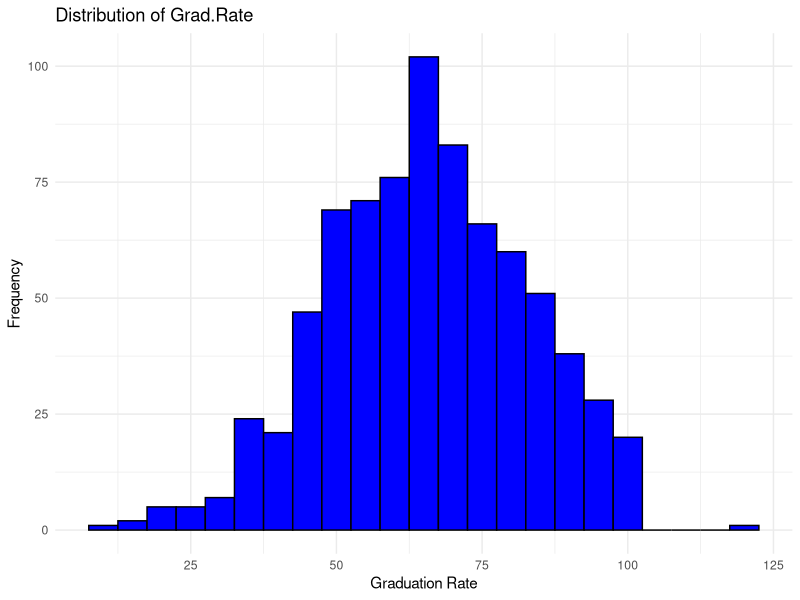
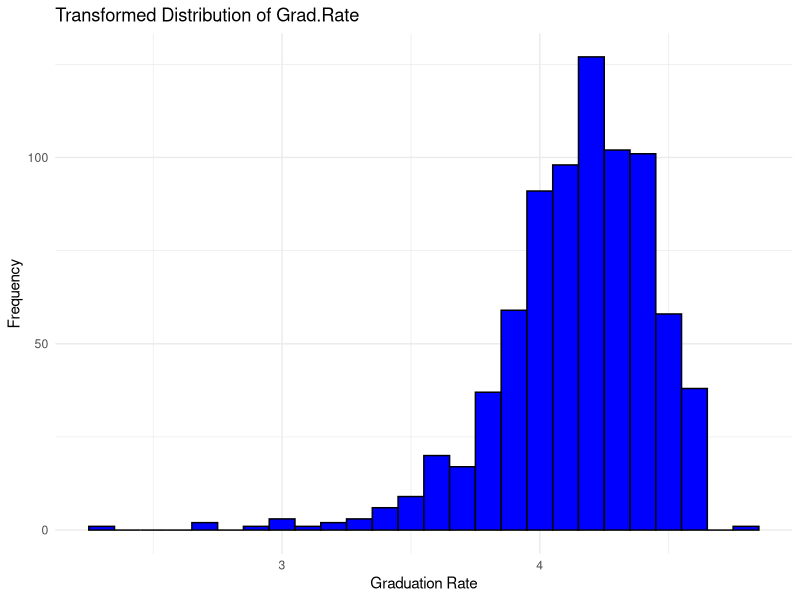
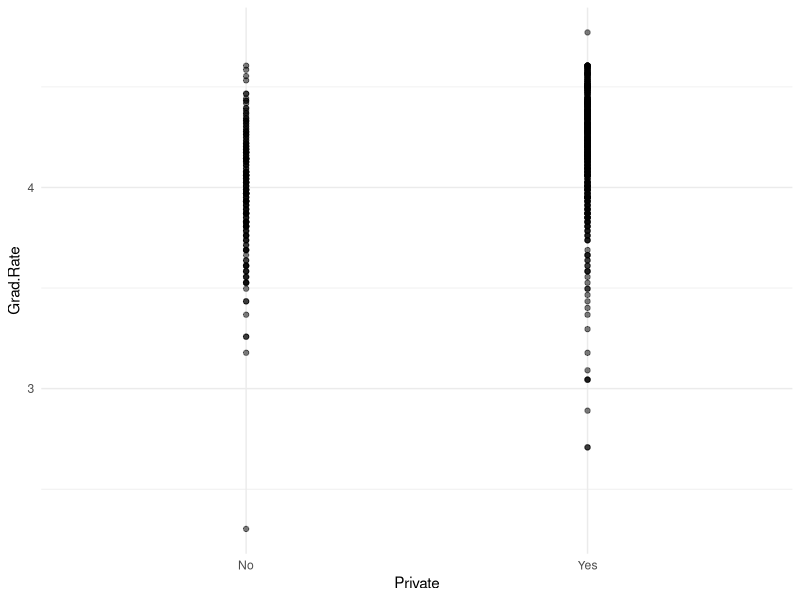
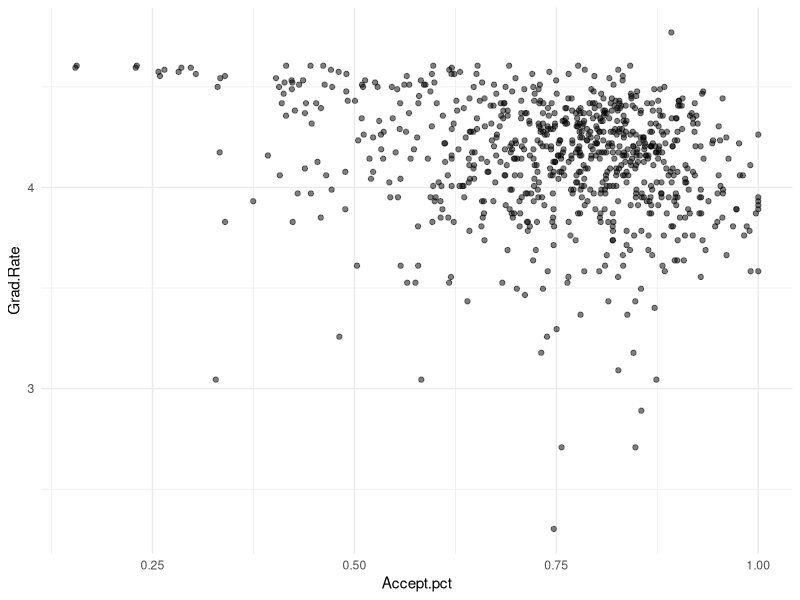
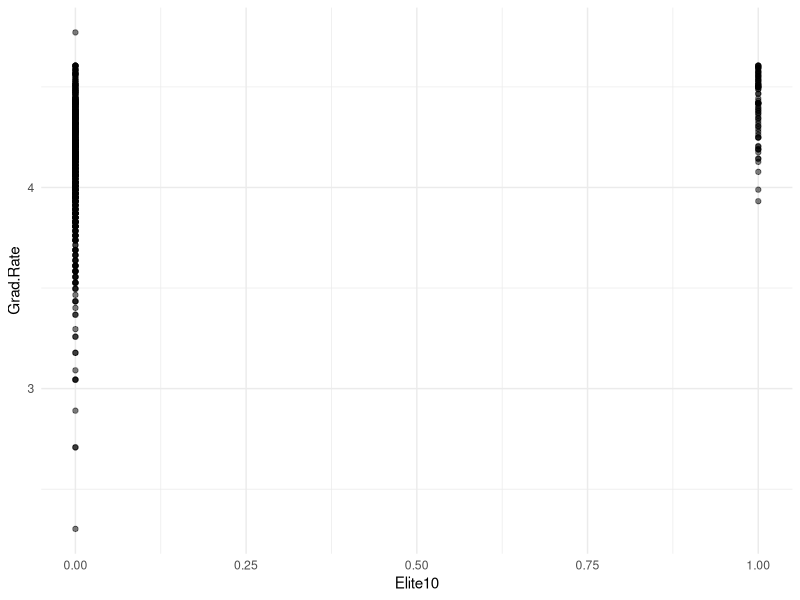
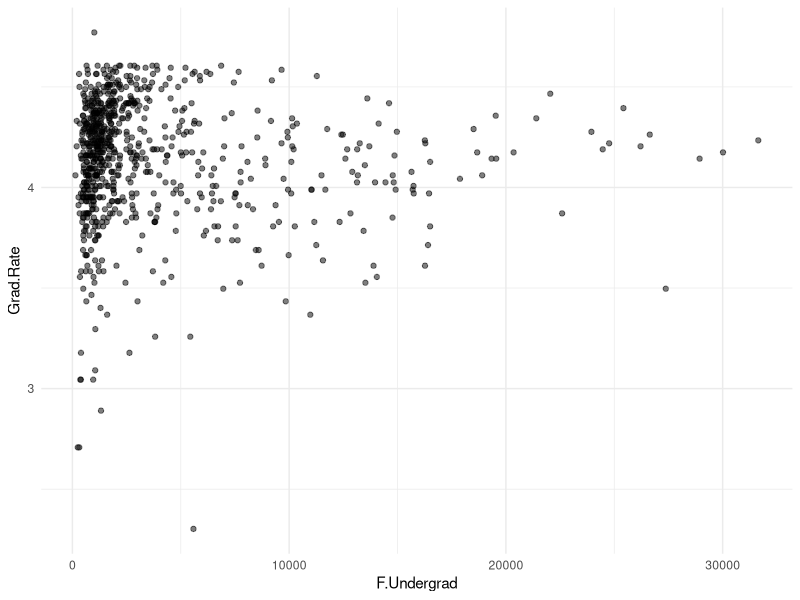
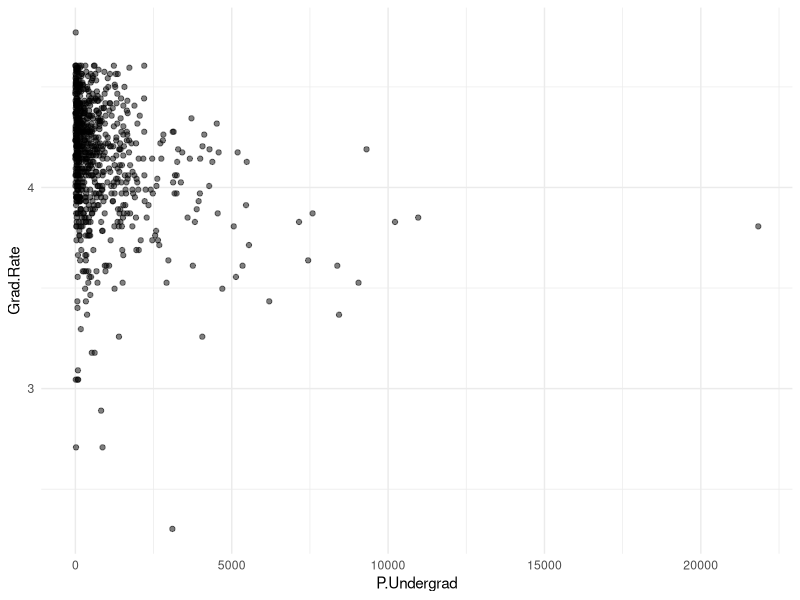
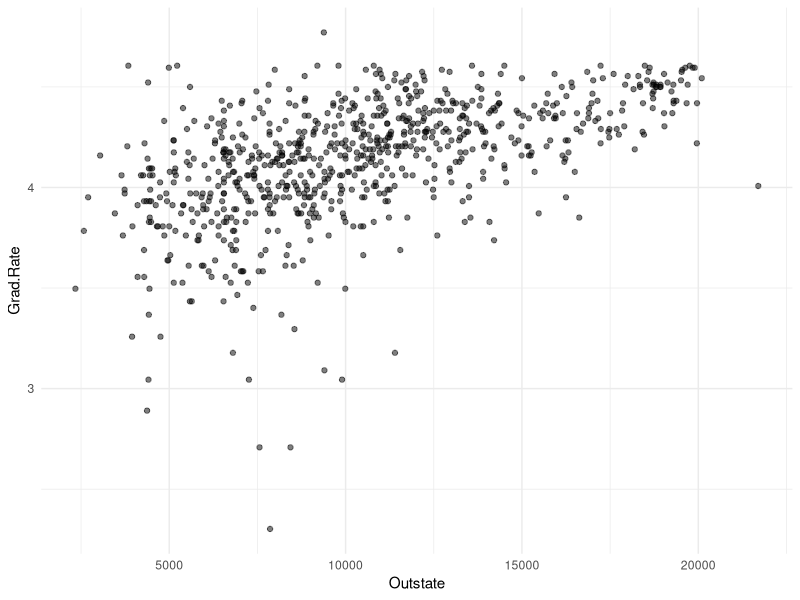

Here is the R script that generated these plots, in order:
## ---- chunk 1
#Problem1(a)
# Read the data
data <- read.csv("college.csv")

#a) Analyze distribution of Grad.Rate
# Load necessary libraries
library(ggplot2)
# Plot the distribution of Grad.Rate
ggplot(data, aes(x=Grad.Rate)) + geom_histogram(binwidth=5, fill="blue", color="black") +
  labs(title="Distribution of Grad.Rate", x="Graduation Rate", y="Frequency") +
  theme_minimal()

data$Grad.Rate<-log(data$Grad.Rate)

ggplot(data, aes(x=Grad.Rate)) + geom_histogram(binwidth=0.1, fill="blue", color="black") +
  labs(title="Transformed Distribution of Grad.Rate", x="Graduation Rate", y="Frequency") +
  theme_minimal()
## ---- chunk 2
#b) Scatterplots for Grad.Rate vs each independent variable
# Creating scatterplots for each variable
independent_vars <- names(data)[2:(ncol(data)-1)] # Exclude 'school' and 'Grad.Rate'
for (var in independent_vars) {
  print(ggplot(data, aes_string(x=var, y="Grad.Rate")) + geom_point(alpha=0.5) + theme_minimal())
}

# Correlation analysis

correlation_matrix<-cor(data[,-c(1,2)])
correlation_matrix
## ---- chunk 3
#c) Boxplots for graduation rates by university type and elite status

# Boxplot for Grad.Rate by Private/Public University
ggplot(data, aes(x=Private, y=Grad.Rate)) +
  geom_boxplot(fill="blue", color="black") +
  labs(title="Grad.Rate by University Type", x="University Type", y="Graduation Rate") +
  theme_minimal()

# Boxplot for Grad.Rate by Elite/Not Elite Status
ggplot(data, aes(x=factor(Elite10), y=Grad.Rate)) +
  geom_boxplot(fill="green", color="black") +
  labs(title="Grad.Rate by Elite Status", x="Elite Status (1=Elite, 0=Not Elite)", y="Graduation Rate") +
  theme_minimal()
## ---- chunk 4
#d) Fit a full model
full_model <- lm(Grad.Rate ~ . - school, data=data)
summary(full_model)
## ---- chunk 5
#e) Multi-collinearity and VIF statistics
library(car)

vif_values <- vif(full_model)
print(vif_values)
## ---- chunk 6
#f) Variable selection procedures
# Backward Selection
backward_model <- step(full_model, direction="backward")

# Forward Selection
null_model <- lm(Grad.Rate ~ 1, data=data)
forward_model <- step(null_model, scope=list(lower=null_model, upper=full_model), direction="forward")
## ---- chunk 7
#g) Fit a final regression model M1
#final Model based on the backward selection as observed in the output
M1 <- lm(Grad.Rate ~ Private + Accept.pct + Elite10 + F.Undergrad + P.Undergrad +
           Outstate + Room.Board + Personal + PhD + perc.alumni + Expend, data=data)
summary(M1)
## ---- chunk 8
#h) Scatter plot of studentized residuals against predicted values
# Compute studentized residuals
studentized_residuals <- rstudent(M1)

# Scatter plot
ggplot(data, aes(x=predict(M1), y=studentized_residuals)) +
  geom_point(alpha=0.5) +
  geom_hline(yintercept = 0, linetype = "dashed") +
  labs(title="Studentized Residuals vs. Predicted Values", x="Predicted Values", y="Studentized Residuals") +
  theme_minimal()
## ---- chunk 9
#i) Normal probability plot of residuals
qqnorm(studentized_residuals)
qqline(studentized_residuals)
## ---- chunk 10
#j) Outliers or Influential Points
# Cook's distance to detect influential observations
cook_d <- cooks.distance(M1)

a<-influence.measures(M1)
summary(a)
plot(rstudent(M1)~hatvalues(M1))
abline(a=3, b=0, col= 'red')
abline(a=-3, b=0,col='red')

# Flag observations with Cook's distance > 4/n
influential_points <- as.numeric(names(cook_d)[(cook_d > 4/length(cook_d))])
print(influential_points)

# For outliers, you can inspect large studentized residuals
outliers <- which(abs(studentized_residuals) > 2) # Adjust the threshold as necessary
print(outliers)
## ---- chunk 11
#k) adjusted r2 value
r_squared <- summary(M1)$r.squared
print(r_squared)
